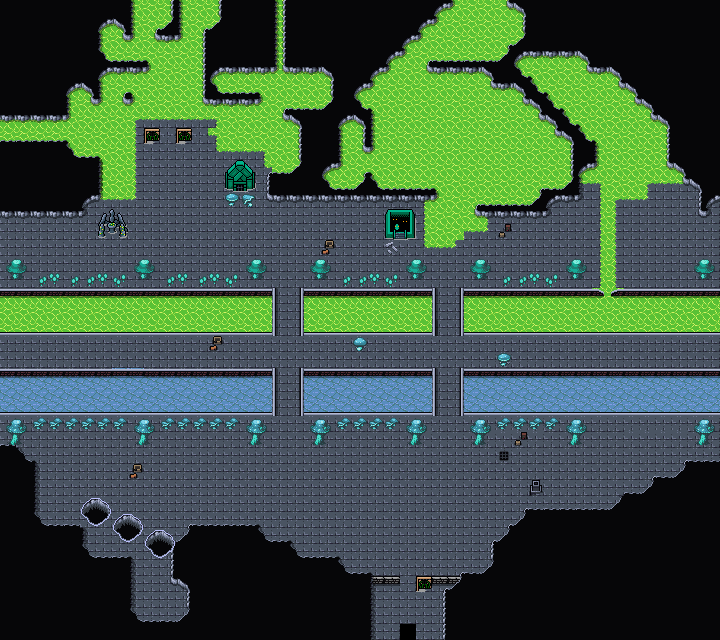

This game map was drawn from its Tiled (.tmx) file and the tilesets committed beside it. A one-line description and the trimmed map source follow:
An orthogonal 45x40 tile map with 16x16 px tiles, 5 tile layers (Background, Ground, Walls, Clutter, ...), 4 tilesets and 33 objects.

<map version="1.10" tiledversion="1.11.2" orientation="orthogonal" renderorder="right-down" width="45" height="40" tilewidth="16" tileheight="16" infinite="0" nextlayerid="16" nextobjectid="164">
 <editorsettings>
  <export target="wastetown..tmx" format="tmx" />
 </editorsettings>
 <properties>
  <property name="dungeonEffect" value="{&quot;startBattleWithCard&quot;: [ &quot;Korozda Guildmage&quot;, &quot;Golgari Germination&quot; ], &quot;opponent&quot;: { &quot;startBattleWithCard&quot;: [ &quot;Golgari Germination&quot; ]}}" />,
 </properties>
 <tileset firstgid="1" source="../../../../common/maps/tileset/main.tsx" />
 <tileset firstgid="10113" source="../../../../common/maps/tileset/buildings.tsx" />
 <tileset firstgid="11905" source="../../../../common/maps/tileset/main-nocollide.tsx" />
 <tileset firstgid="22017" source="../../../../common/maps/tileset/dungeon/dungeon_bis.tsx" />
 <layer id="13" name="Background" width="45" height="40">
  <data>[1800 cells, 1044 non-empty, 16 distinct tile ids]</data>
 </layer>
 <layer id="10" name="Ground" width="45" height="40">
  <data>[1800 cells, 499 non-empty, 26 distinct tile ids]</data>
 </layer>
 <layer id="9" name="Walls" width="45" height="40">
  <data>[1800 cells, 540 non-empty, 50 distinct tile ids]</data>
 </layer>
 <layer id="12" name="Clutter" width="45" height="40">
  <properties>
   <property name="spriteLayer" type="bool" value="true" />
  </properties>
  <data>[1800 cells, 1000 non-empty, 58 distinct tile ids]</data>
 </layer>
 <layer id="15" name="ClutterBis" width="45" height="40">
  <properties>
   <property name="spriteLayer" type="bool" value="true" />
  </properties>
  <data>[1800 cells, 146 non-empty, 35 distinct tile ids]</data>
 </layer>
 <objectgroup id="11" name="Objects">
  <object id="96" template="../../../../common/maps/obj/enemy.tx" x="119.418" y="354.89">
   <properties>
    <property name="enemy" value="Mazirek" />
    <property name="threatRange" type="int" value="40" />
    <property name="waypoints" value="" />
   </properties>
  </object>
  <object id="98" template="../../../../common/maps/obj/enemy.tx" x="279.741" y="284.564">
   <properties>
    <property name="enemy" value="Savra" />
    <property name="threatRange" type="int" value="40" />
    <property name="waypoints" value="" />
   </properties>
  </object>
  <object id="100" template="../../../../common/maps/obj/enemy.tx" x="161.005" y="191.221">
   <properties>
    <property name="displayNameOverride" value="" />
    <property name="effect" value="{&quot;startBattleWithCard&quot;: [&quot;Svogthos, the Restless Tomb|RAV&quot;, &quot;Golgari Decoy&quot;]}" />
    <property name="enemy" value="Jarad" />
    <property name="speedModifier" type="float" value="30" />
    <property name="threatRange" type="int" value="40" />
   </properties>
  </object>
  <object id="101" template="../../../../common/maps/obj/enemy.tx" x="439.94" y="286.243">
   <properties>
    <property name="enemy" value="Varolz" />
    <property name="threatRange" type="int" value="40" />
    <property name="waypoints" value="" />
   </properties>
  </object>
  <object id="106" template="../../../../common/maps/obj/gold.tx" x="4.61251" y="358.867" />
  <object id="111" template="../../../../common/maps/obj/entry_up.tx" x="368.955" y="639.736" width="80" height="16">
   <properties>
    <property name="teleport" value="" />
   </properties>
  </object>
  <object id="117" template="../../../../common/maps/obj/manashards.tx" x="37.2058" y="242.224" />
  <object id="118" template="../../../../common/maps/obj/manashards.tx" x="699.396" y="360.359" />
  <object id="136" template="../../../../common/maps/obj/enemy.tx" x="643.682" y="358.829">
   <properties>
    <property name="enemy" value="Izoni" />
    <property name="threatRange" type="int" value="40" />
   </properties>
  </object>
  <object id="140" template="../../../../common/maps/obj/collision.tx" x="-1.37336" y="288.856" width="277.276" height="46.7511" />
  <object id="141" template="../../../../common/maps/obj/collision.tx" x="298.944" y="368.342" width="137.889" height="46.7511" />
  <object id="142" template="../../../../common/maps/obj/collision.tx" x="300.576" y="288.367" width="137.889" height="46.7511" />
  <object id="143" template="../../../../common/maps/obj/collision.tx" x="-1.86317" y="367.689" width="277.276" height="46.7511" />
  <object id="144" template="../../../../common/maps/obj/collision.tx" x="460.201" y="288.04" width="258.669" height="46.7511" />
  <object id="145" template="../../../../common/maps/obj/collision.tx" x="459.875" y="369.322" width="258.669" height="46.7511" />
  <object id="146" template="../../../../common/maps/obj/collision.tx" x="720.367" y="176.986" width="40.6127" height="304.092" />
  <object id="147" template="../../../../common/maps/obj/collision.tx" x="-40.8715" y="202.352" width="40.6127" height="267.092" />
  <object id="148" template="../../../../common/maps/obj/collision.tx" x="424.61" y="186.615" width="54.684" height="43.6816" />
  </objectgroup>
</map>
<!-- 15 of 33 objects omitted -->
